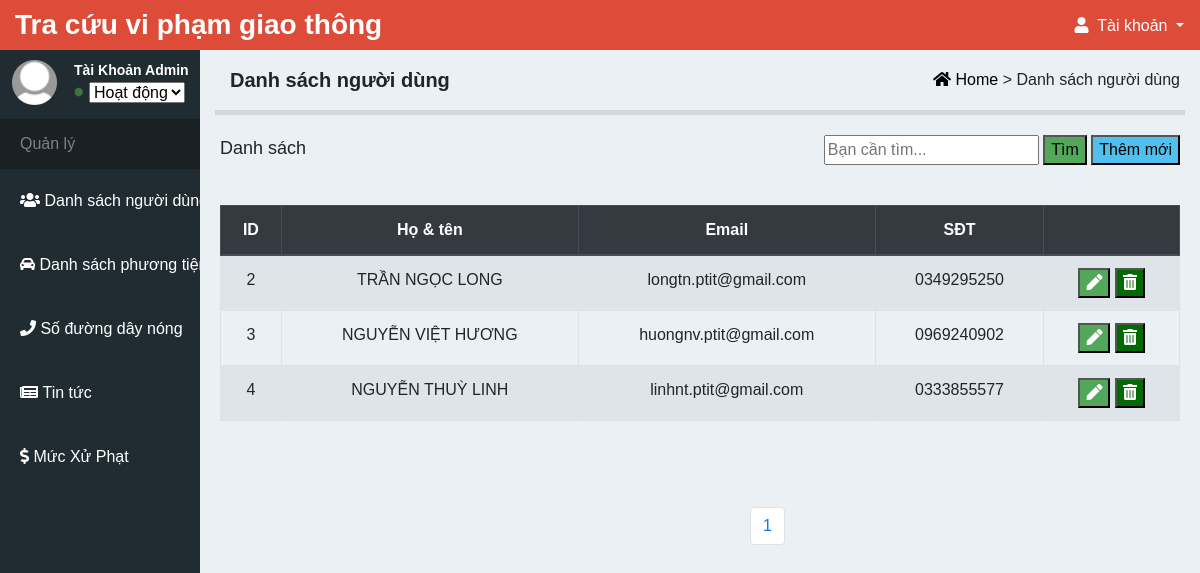
Page /Web/admin/index.php?controller=users (signed in) on the committed database.
### tables this page shows
CREATE TABLE `user` (
  `id` int(5) NOT NULL,
  `name` varchar(500) NOT NULL,
  `phone` varchar(500) NOT NULL,
  `email` varchar(500) NOT NULL,
  `password` varchar(500) NOT NULL
);

### Web/admin/controllers/UsersController.php (called while the page is built, shortened)
<?php
	include "models/UsersModel.php";
	class UsersController extends Controller{
		public function index(){
			$recordPerPage = 5;
			$numPage = ceil($this->modelTotalRecord()/$recordPerPage);
			$data = $this->modelRead($recordPerPage);
			$this->loadView("UsersReadView.php",["numPage"=>$numPage,"data"=>$data]);
		}
	}
 ?>

### Web/admin/models/UsersModel.php (called while the page is built, shortened)
<?php
	trait UsersModel{
		public function modelRead($recordPerPage){
			$totalRecord = $this->modelTotalRecord();
			$numPage = ceil($totalRecord/$recordPerPage);
			$page = isset($_GET["p"])&&$_GET["p"]>0 ? $_GET["p"]-1 : 0;
			$from = $page * $recordPerPage;
			$conn = Connection::getInstance();
			$query = $conn->query("select * from user order by id asc limit $from,$recordPerPage");
			return $query->fetchAll();
		}
		public function modelTotalRecord(){
			$conn = Connection::getInstance();
			$query = $conn->query("select id from user");
			return $query->rowCount();
		}
	}
 ?>

### Web/admin/views/UsersReadView.php (the view, shortened to what this page needs)
 <div class="content-header">
	<div class="content-header-title">Danh sách người dùng</div>
	<div class="content-header-link">
		<span><a href="index.php"><i class="fas fa-home"></i>&nbsp;Home </a> ></span>
		<span>Danh sách người dùng</span>
	</div>
</div>
<div class="content-main"></div>
	<div class="content-main-header">
		<div class="content-main-header-title">
			Danh sách
		</div>
		<div class="search">
			<form method="get" action="">
				<div class="search-form">
					<form action="index.php?controller=users&action=search" method="POST">
						<input type="text" name="search" placeholder="Bạn cần tìm..." style="color: #ed5807;">
						<input type="submit" value="Tìm" style="background-color: #53a75b ;">
					</form>
					<button style="background-color: #52c0ef;"><a href="index.php?controller=users&action=create">Thêm mới</a></button>
				</div>
			</form>
		</div>
	</div>
	<div class="list">
		<table data-toolbar="#toolbar" data-toggle="table" class="table table-striped table-hover table-bordered">
			<thead class="thead-dark">
				<tr>
					<th>
						ID
					</th>
					<th>
						Họ & tên
					</th>
					<th>
						Email
					</th>
					<th>
						SĐT
					</th>
					<th></th>
				</tr>
			</thead>
			<tbody>
				<?php foreach($data as $rows): ?>
				<tr>
					<td><?php echo $rows->id; ?></td>
					<td><?php echo $rows->name; ?></td>
					<td><?php echo $rows->email; ?></td>
					<td><?php echo $rows->phone; ?></td>
					<td>
						<button id="fix"><a href="index.php?controller=users&action=update&id=<?php echo $rows->id; ?>"><i class="fas fa-pen"></i></a></button>
						<button id="delete"><a href="index.php?controller=users&action=delete&id=<?php echo $rows->id; ?>"><i class="fas fa-trash-alt"></i></a></button>
					</td>
				</tr>
				<?php endforeach ?>
			</tbody>
		</table>
	</div>
	<div class="content-footer">
		<ul class="pagination">
			<?php for($i = 1 ; $i <= $numPage ; $i++): ?>
            <li class="page-item">
            	<a class="page-link" href="index.php?controller=users&p=<?php echo $i; ?>">
            		<?php echo $i; ?>
            	</a>
            </li>
        	<?php endfor; ?>
        </ul>
	</div>
</div>

### Web/assets/admin/css/user.css (style rules this page uses)
body { font-family: Arial; margin: 0; }
ul { list-style-type: none; }
a { text-decoration: none; color: black; }
.content-header { display: flex; justify-content: space-between; }
.content-header-title { padding: 15px 30px; font-size: 20px; font-weight: bold; }
.content-header-link { line-height: 60px; margin-right: 20px; }
.content-main { margin: 0 15px; background-color: white; border-top: 5px solid #d2d6dd; }
.content-main-header { display: flex; justify-content: space-between; }
.content-main-header-title { padding: 20px; font-size: 18px; }
.search { margin: 20px; }
.search-form button { color: white; }
.list { padding: 20px; }
.list table { width: 100%; }
.list table thead tr th { text-align: center; }
.list table tbody tr td { text-align: center; }
.list table tbody tr td i { color: white; }
.list table tbody tr td #fix { background-color: #53a75b; }
.list table tbody tr td #delete { background-color: #036903; }
.content-footer { margin-left: 550px; }
.content-footer .pagination { margin-top: 50px; }

### rows in the picture
user: id "2", name "TRẦN NGỌC LONG", email "longtn.ptit@gmail.com", phone "0349295250"
user: id "3", name "NGUYỄN VIỆT HƯƠNG", email "huongnv.ptit@gmail.com", phone "0969240902"
user: id "4", name "NGUYỄN THUỲ LINH", email "linhnt.ptit@gmail.com", phone "0333855577"
